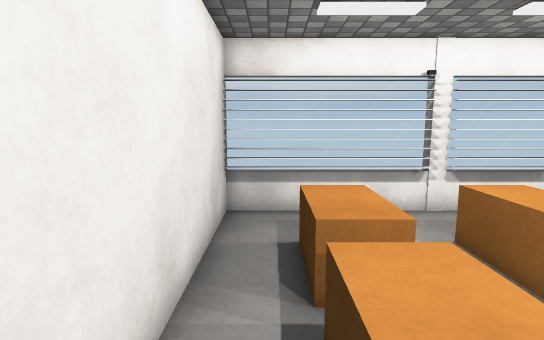
[1] (above)

16 first-person views from a walk through a Unity game level. The camera is 1.5 m above the floor, tilts 8° down and sees 80° across. The floor is counted in squares, 0.5 m on a side. Each view is taken from the middle of a square. On the plan, view 1 faces up. The plan holds only what a view shows up to about 20 squares ahead; the rest is blank. Surface patterns are stand-ins for the level's own textures.

[2]
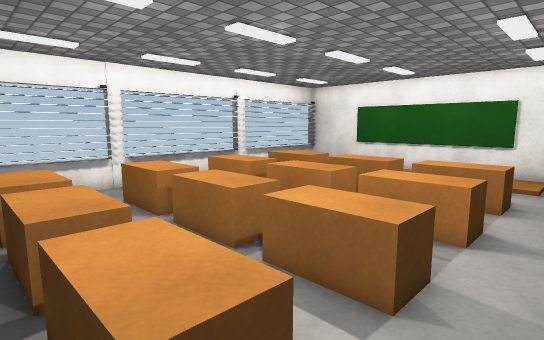

[3]
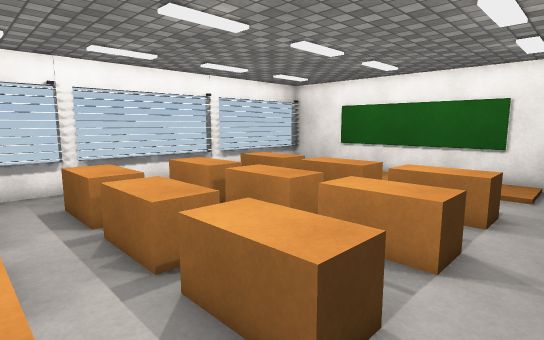

[4]
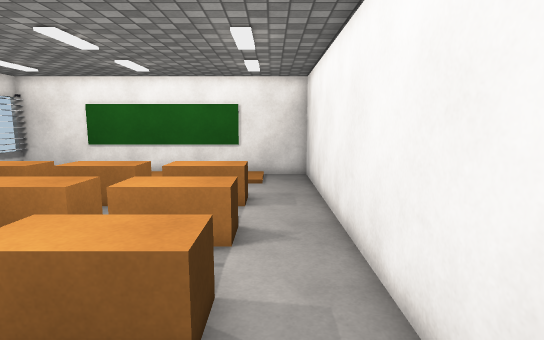

[5]
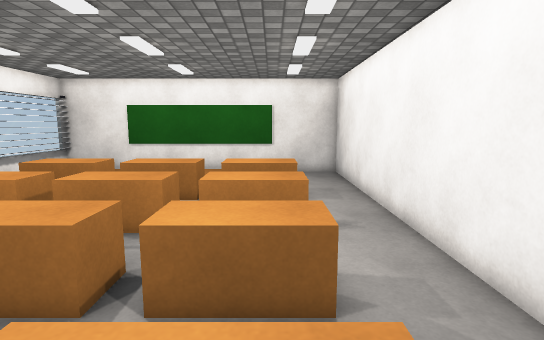

[6]
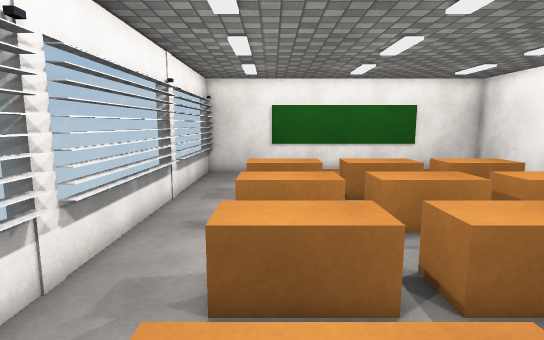

[7]
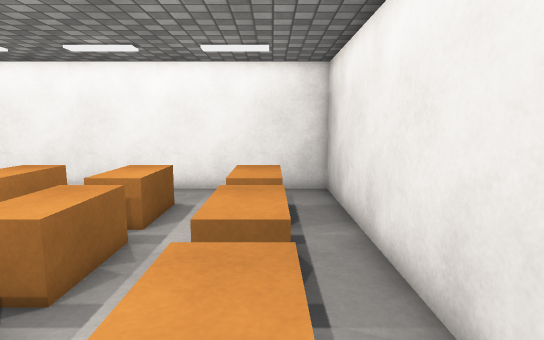

[8]
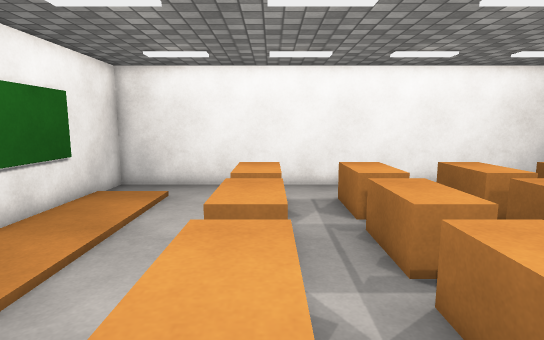

[9]
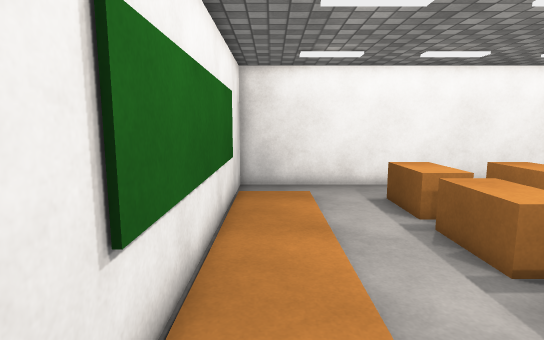

[10]
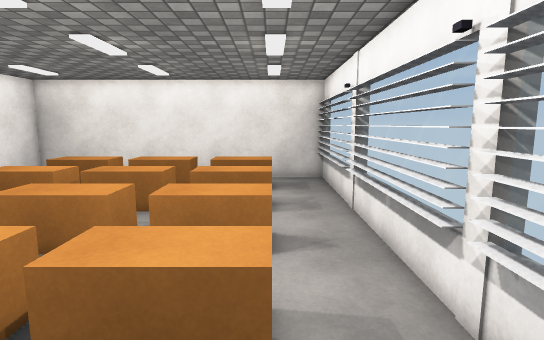

[11]
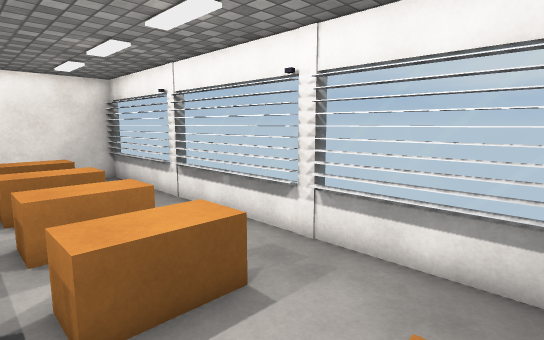

[12]
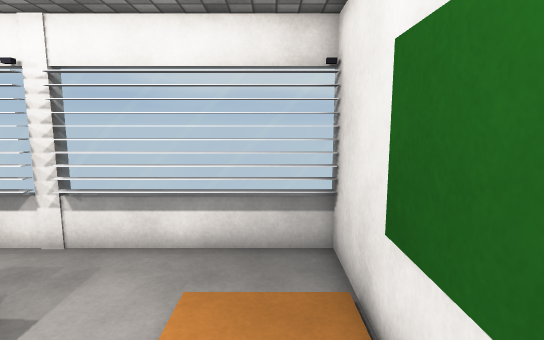

[13]
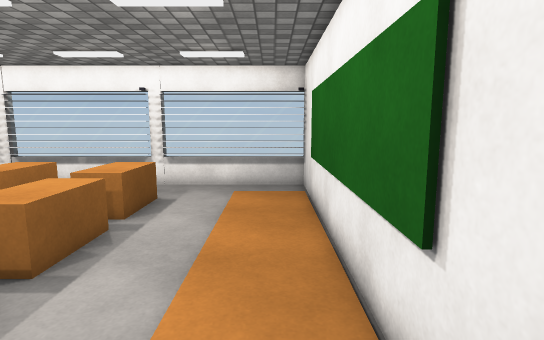

[14]
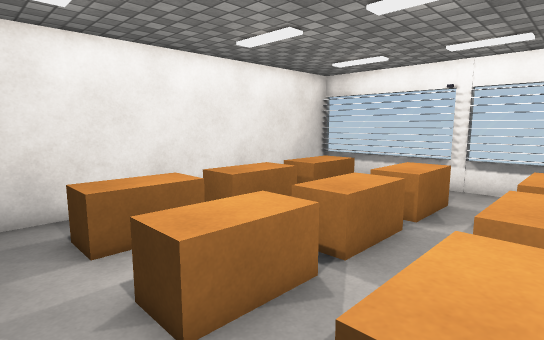

[15]
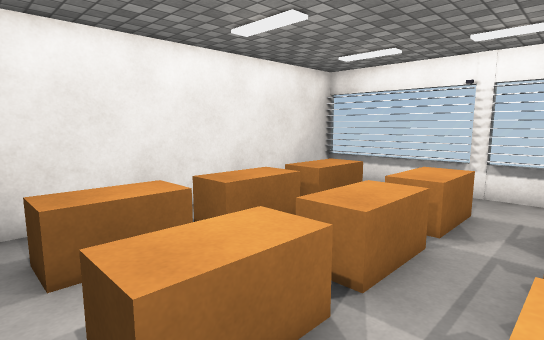

[16]
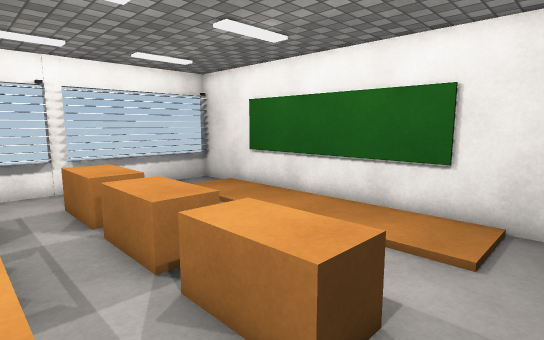

### Floor plan
Points are (right, up) in squares from view 1. A wall is a line through its corners. A room is listed if a view was taken in it or the views show most of it. See-through windows are left out.
Room 1 (views 1, 2, 3, 4, 5, 6, 7, 8, 9, 10, 11, 12, 13, 14, 15, 16)
walls: (-1.6, 11.6) (-1.6, -6.1) (20.6, -6.1) (20.6, 11.5)
low walls: (5.5, 11.1) (4.4, 11.1); (14.6, 11.1) (13.5, 11.1)
objects: other object (-1, 11) to (4, 11); other object (1, -3) to (2, 0); other object (1, 1) to (2, 4); other object (1, 5) to (2, 8); other object (5, -3) to (6, 0); other object (5, 1) to (6, 4); other object (5, 5) to (6, 8); other object (6, 11); other object (7, 11) to (12, 11); other object (9, -3) to (10, 0); other object (9, 1) to (10, 4); other object (9, 5) to (10, 8); other object (13, -3) to (14, 0); other object (13, 1) to (14, 4); other object (13, 5) to (14, 8); other object (13, 11); other object (15, 11) to (20, 11)

Where each view was taken, in squares from view 1:
view 1: 0 up, 0 right, facing up
view 2: 5 down, 0 right, facing up-right
view 3: 5 down, 2 right, facing up-right
view 4: 4 down, 1 right, facing right
view 5: 2 down, 0 right, facing right
view 6: 7 up, 0 right, facing right
view 7: 9 up, 1 right, facing down
view 8: 10 up, 13 right, facing down
view 9: 10 up, 19 right, facing down
view 10: 8 up, 18 right, facing left
view 11: 4 up, 19 right, facing up-left
view 12: 3 up, 19 right, facing up
view 13: 5 down, 19 right, facing up
view 14: 5 down, 10 right, facing up-left
view 15: 4 down, 9 right, facing up-left
view 16: 5 down, 10 right, facing up-right
